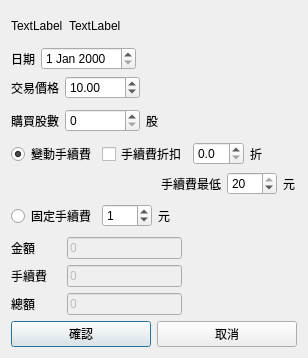
<?xml version="1.0" encoding="UTF-8"?>
<ui version="4.0">
 <class>Dialog</class>
 <widget class="QDialog" name="Dialog">
  <property name="geometry">
   <rect>
    <x>0</x>
    <y>0</y>
    <width>308</width>
    <height>358</height>
   </rect>
  </property>
  <property name="sizePolicy">
   <sizepolicy hsizetype="Fixed" vsizetype="Fixed">
    <horstretch>0</horstretch>
    <verstretch>0</verstretch>
   </sizepolicy>
  </property>
  <property name="minimumSize">
   <size>
    <width>308</width>
    <height>358</height>
   </size>
  </property>
  <property name="maximumSize">
   <size>
    <width>308</width>
    <height>358</height>
   </size>
  </property>
  <property name="windowTitle">
   <string>定期定額交易</string>
  </property>
  <layout class="QVBoxLayout" name="verticalLayout">
   <item>
    <layout class="QHBoxLayout" name="horizontalLayout_12">
     <item>
      <widget class="QLabel" name="qtStockNumberLabel">
       <property name="text">
        <string>TextLabel</string>
       </property>
      </widget>
     </item>
     <item>
      <widget class="QLabel" name="qtStockNameLabel">
       <property name="text">
        <string>TextLabel</string>
       </property>
      </widget>
     </item>
     <item>
      <spacer name="horizontalSpacer_11">
       <property name="orientation">
        <enum>Qt::Horizontal</enum>
       </property>
       <property name="sizeHint" stdset="0">
        <size>
         <width>40</width>
         <height>20</height>
        </size>
       </property>
      </spacer>
     </item>
    </layout>
   </item>
   <item>
    <layout class="QHBoxLayout" name="horizontalLayout">
     <item>
      <widget class="QLabel" name="label">
       <property name="text">
        <string>日期</string>
       </property>
      </widget>
     </item>
     <item>
      <widget class="QDateEdit" name="qtDateEdit"/>
     </item>
     <item>
      <spacer name="horizontalSpacer_3">
       <property name="orientation">
        <enum>Qt::Horizontal</enum>
       </property>
       <property name="sizeHint" stdset="0">
        <size>
         <width>40</width>
         <height>20</height>
        </size>
       </property>
      </spacer>
     </item>
    </layout>
   </item>
   <item>
    <layout class="QHBoxLayout" name="horizontalLayout_3">
     <item>
      <widget class="QLabel" name="label_2">
       <property name="text">
        <string>交易價格</string>
       </property>
      </widget>
     </item>
     <item>
      <widget class="QDoubleSpinBox" name="qtPriceDoubleSpinBox">
       <property name="minimumSize">
        <size>
         <width>75</width>
         <height>0</height>
        </size>
       </property>
       <property name="maximum">
        <double>9999.989999999999782</double>
       </property>
       <property name="value">
        <double>10.000000000000000</double>
       </property>
      </widget>
     </item>
     <item>
      <spacer name="horizontalSpacer_4">
       <property name="orientation">
        <enum>Qt::Horizontal</enum>
       </property>
       <property name="sizeHint" stdset="0">
        <size>
         <width>40</width>
         <height>20</height>
        </size>
       </property>
      </spacer>
     </item>
    </layout>
   </item>
   <item>
    <layout class="QHBoxLayout" name="horizontalLayout_6">
     <item>
      <widget class="QLabel" name="label_12">
       <property name="text">
        <string>購買股數</string>
       </property>
      </widget>
     </item>
     <item>
      <widget class="QSpinBox" name="qtOddTradeCountSpinBox">
       <property name="enabled">
        <bool>true</bool>
       </property>
       <property name="minimumSize">
        <size>
         <width>75</width>
         <height>0</height>
        </size>
       </property>
       <property name="maximum">
        <number>99999</number>
       </property>
      </widget>
     </item>
     <item>
      <widget class="QLabel" name="label_5">
       <property name="text">
        <string>股</string>
       </property>
      </widget>
     </item>
     <item>
      <spacer name="horizontalSpacer_2">
       <property name="orientation">
        <enum>Qt::Horizontal</enum>
       </property>
       <property name="sizeHint" stdset="0">
        <size>
         <width>40</width>
         <height>20</height>
        </size>
       </property>
      </spacer>
     </item>
    </layout>
   </item>
   <item>
    <layout class="QVBoxLayout" name="verticalLayout_4">
     <item>
      <layout class="QHBoxLayout" name="horizontalLayout_11">
       <item>
        <widget class="QRadioButton" name="qtVariableFeeRadioButton">
         <property name="text">
          <string>變動手續費</string>
         </property>
         <property name="checked">
          <bool>true</bool>
         </property>
        </widget>
       </item>
       <item>
        <widget class="QCheckBox" name="qtDiscountCheckBox">
         <property name="text">
          <string>手續費折扣</string>
         </property>
        </widget>
       </item>
       <item>
        <widget class="QDoubleSpinBox" name="qtDiscountRateDoubleSpinBox">
         <property name="decimals">
          <number>1</number>
         </property>
         <property name="maximum">
          <double>10.000000000000000</double>
         </property>
         <property name="singleStep">
          <double>0.500000000000000</double>
         </property>
        </widget>
       </item>
       <item>
        <widget class="QLabel" name="label_10">
         <property name="text">
          <string>折</string>
         </property>
        </widget>
       </item>
       <item>
        <spacer name="horizontalSpacer_10">
         <property name="orientation">
          <enum>Qt::Horizontal</enum>
         </property>
         <property name="sizeHint" stdset="0">
          <size>
           <width>40</width>
           <height>20</height>
          </size>
         </property>
        </spacer>
       </item>
      </layout>
     </item>
     <item>
      <layout class="QHBoxLayout" name="horizontalLayout_5">
       <item>
        <spacer name="horizontalSpacer_12">
         <property name="orientation">
          <enum>Qt::Horizontal</enum>
         </property>
         <property name="sizeType">
          <enum>QSizePolicy::Minimum</enum>
         </property>
         <property name="sizeHint" stdset="0">
          <size>
           <width>150</width>
           <height>20</height>
          </size>
         </property>
        </spacer>
       </item>
       <item>
        <widget class="QLabel" name="label_8">
         <property name="text">
          <string>手續費最低</string>
         </property>
        </widget>
       </item>
       <item>
        <widget class="QSpinBox" name="qtTradingFeeMinimumSpinBox">
         <property name="minimumSize">
          <size>
           <width>50</width>
           <height>0</height>
          </size>
         </property>
         <property name="maximum">
          <number>20</number>
         </property>
         <property name="value">
          <number>20</number>
         </property>
        </widget>
       </item>
       <item>
        <widget class="QLabel" name="label_11">
         <property name="text">
          <string>元</string>
         </property>
        </widget>
       </item>
       <item>
        <spacer name="horizontalSpacer_8">
         <property name="orientation">
          <enum>Qt::Horizontal</enum>
         </property>
         <property name="sizeHint" stdset="0">
          <size>
           <width>40</width>
           <height>20</height>
          </size>
         </property>
        </spacer>
       </item>
      </layout>
     </item>
    </layout>
   </item>
   <item>
    <layout class="QHBoxLayout" name="horizontalLayout_9">
     <item>
      <widget class="QRadioButton" name="qtConstantFeeRadioButton">
       <property name="text">
        <string>固定手續費</string>
       </property>
      </widget>
     </item>
     <item>
      <widget class="QSpinBox" name="qtTradingFeeConstantSpinBox">
       <property name="minimumSize">
        <size>
         <width>50</width>
         <height>0</height>
        </size>
       </property>
       <property name="maximum">
        <number>20</number>
       </property>
       <property name="value">
        <number>1</number>
       </property>
      </widget>
     </item>
     <item>
      <widget class="QLabel" name="label_4">
       <property name="text">
        <string>元</string>
       </property>
      </widget>
     </item>
     <item>
      <spacer name="horizontalSpacer">
       <property name="orientation">
        <enum>Qt::Horizontal</enum>
       </property>
       <property name="sizeHint" stdset="0">
        <size>
         <width>40</width>
         <height>20</height>
        </size>
       </property>
      </spacer>
     </item>
    </layout>
   </item>
   <item>
    <layout class="QHBoxLayout" name="horizontalLayout_4">
     <item>
      <widget class="QLabel" name="label_3">
       <property name="minimumSize">
        <size>
         <width>50</width>
         <height>0</height>
        </size>
       </property>
       <property name="text">
        <string>金額</string>
       </property>
      </widget>
     </item>
     <item>
      <widget class="QLineEdit" name="qtTradingValueLineEdit">
       <property name="enabled">
        <bool>false</bool>
       </property>
       <property name="text">
        <string>0</string>
       </property>
      </widget>
     </item>
     <item>
      <spacer name="horizontalSpacer_5">
       <property name="orientation">
        <enum>Qt::Horizontal</enum>
       </property>
       <property name="sizeHint" stdset="0">
        <size>
         <width>40</width>
         <height>20</height>
        </size>
       </property>
      </spacer>
     </item>
    </layout>
   </item>
   <item>
    <layout class="QHBoxLayout" name="horizontalLayout_7">
     <item>
      <widget class="QLabel" name="label_6">
       <property name="minimumSize">
        <size>
         <width>50</width>
         <height>0</height>
        </size>
       </property>
       <property name="text">
        <string>手續費</string>
       </property>
      </widget>
     </item>
     <item>
      <widget class="QLineEdit" name="qtFeeLineEdit">
       <property name="enabled">
        <bool>false</bool>
       </property>
       <property name="text">
        <string>0</string>
       </property>
      </widget>
     </item>
     <item>
      <spacer name="horizontalSpacer_6">
       <property name="orientation">
        <enum>Qt::Horizontal</enum>
       </property>
       <property name="sizeHint" stdset="0">
        <size>
         <width>40</width>
         <height>20</height>
        </size>
       </property>
      </spacer>
     </item>
    </layout>
   </item>
   <item>
    <layout class="QHBoxLayout" name="horizontalLayout_10">
     <item>
      <widget class="QLabel" name="label_9">
       <property name="minimumSize">
        <size>
         <width>50</width>
         <height>0</height>
        </size>
       </property>
       <property name="text">
        <string>總額</string>
       </property>
      </widget>
     </item>
     <item>
      <widget class="QLineEdit" name="qtTotalCostLineEdit">
       <property name="enabled">
        <bool>false</bool>
       </property>
       <property name="text">
        <string>0</string>
       </property>
      </widget>
     </item>
     <item>
      <spacer name="horizontalSpacer_9">
       <property name="orientation">
        <enum>Qt::Horizontal</enum>
       </property>
       <property name="sizeHint" stdset="0">
        <size>
         <width>40</width>
         <height>20</height>
        </size>
       </property>
      </spacer>
     </item>
    </layout>
   </item>
   <item>
    <layout class="QHBoxLayout" name="horizontalLayout_2">
     <item>
      <widget class="QPushButton" name="qtOkPushButton">
       <property name="text">
        <string>確認</string>
       </property>
      </widget>
     </item>
     <item>
      <widget class="QPushButton" name="qtCancelPushButton">
       <property name="text">
        <string>取消</string>
       </property>
      </widget>
     </item>
    </layout>
   </item>
  </layout>
 </widget>
 <resources/>
 <connections/>
</ui>
